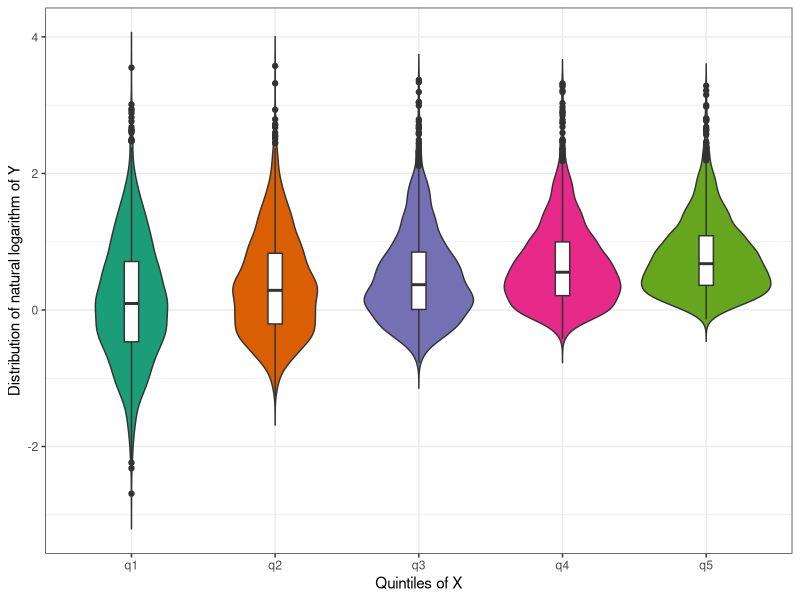
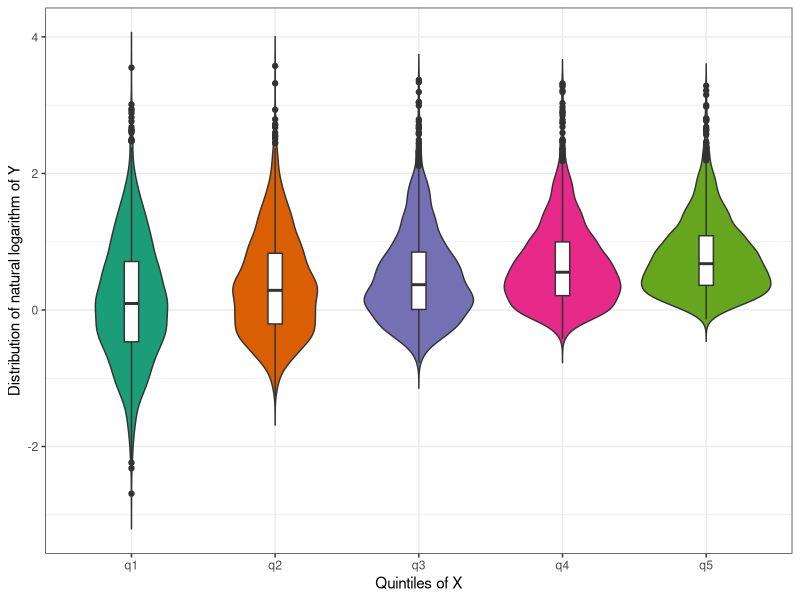

Source code (R) for these figures, in order:
library(ggplot2)

dat <- read.csv("Violin_plot_sample_data_1.csv")
head(dat)

# verify that X has values from 0 to 1. 
range(dat$X)

dat$X_category <- cut(x = dat$X, breaks = seq(0, 1, by = 0.2))

# another option is to use quintiles (say):
dat$X_category <- cut(dat$X, breaks = quantile(dat$X, seq(0, 1, by = 0.2)), 
               right = TRUE,
               include.lowest = TRUE,
                labels = c("q1", "q2", "q3", "q4", "q5"))


summary(dat$X_category)
# q1   q2   q3   q4   q5 
# 2000 2000 2000 2000 2000 

dat$log_Y <- log(dat$Y)

p <- ggplot(data = dat, aes(x = X_category, y = log_Y, fill = X_category)) + 
  geom_violin(trim = FALSE) + 
  theme_bw() + 
  geom_boxplot(width=0.1, fill="white")+
  scale_fill_brewer(palette = "Dark2")+ 
  xlab("Quintiles of X") + 
  ylab("Distribution of natural logarithm of Y") +
  theme(legend.position = "none")
p
ggsave(p, file = "Violin_plot_1.png", height = 3, width = 7)
